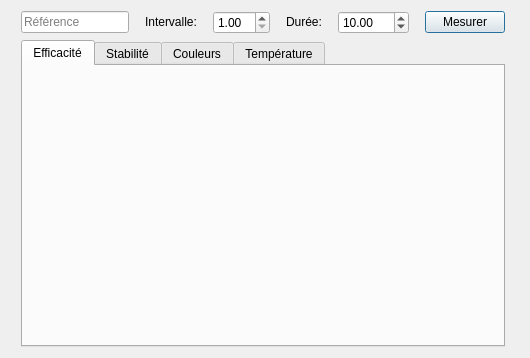
<?xml version="1.0" encoding="UTF-8"?>
<ui version="4.0">
 <class>referenceWindow</class>
 <widget class="QDialog" name="referenceWindow">
  <property name="geometry">
   <rect>
    <x>0</x>
    <y>0</y>
    <width>530</width>
    <height>358</height>
   </rect>
  </property>
  <property name="sizePolicy">
   <sizepolicy hsizetype="Fixed" vsizetype="Fixed">
    <horstretch>0</horstretch>
    <verstretch>0</verstretch>
   </sizepolicy>
  </property>
  <property name="windowTitle">
   <string>Enregistrer tube référence</string>
  </property>
  <layout class="QGridLayout" name="gridLayout">
   <item row="0" column="0">
    <widget class="QLineEdit" name="lineEdit">
     <property name="sizePolicy">
      <sizepolicy hsizetype="Fixed" vsizetype="Fixed">
       <horstretch>0</horstretch>
       <verstretch>0</verstretch>
      </sizepolicy>
     </property>
     <property name="placeholderText">
      <string>Référence</string>
     </property>
    </widget>
   </item>
   <item row="0" column="1">
    <widget class="QLabel" name="label">
     <property name="sizePolicy">
      <sizepolicy hsizetype="Fixed" vsizetype="Fixed">
       <horstretch>0</horstretch>
       <verstretch>0</verstretch>
      </sizepolicy>
     </property>
     <property name="text">
      <string>Intervalle:</string>
     </property>
    </widget>
   </item>
   <item row="0" column="2">
    <widget class="QDoubleSpinBox" name="intervalle">
     <property name="sizePolicy">
      <sizepolicy hsizetype="Fixed" vsizetype="Fixed">
       <horstretch>0</horstretch>
       <verstretch>0</verstretch>
      </sizepolicy>
     </property>
     <property name="minimum">
      <double>1.000000000000000</double>
     </property>
     <property name="maximum">
      <double>10.000000000000000</double>
     </property>
    </widget>
   </item>
   <item row="0" column="3">
    <widget class="QLabel" name="label_2">
     <property name="sizePolicy">
      <sizepolicy hsizetype="Fixed" vsizetype="Fixed">
       <horstretch>0</horstretch>
       <verstretch>0</verstretch>
      </sizepolicy>
     </property>
     <property name="text">
      <string>Durée:</string>
     </property>
    </widget>
   </item>
   <item row="0" column="4">
    <widget class="QDoubleSpinBox" name="duree">
     <property name="sizePolicy">
      <sizepolicy hsizetype="Fixed" vsizetype="Fixed">
       <horstretch>0</horstretch>
       <verstretch>0</verstretch>
      </sizepolicy>
     </property>
     <property name="minimum">
      <double>1.000000000000000</double>
     </property>
     <property name="maximum">
      <double>3600.000000000000000</double>
     </property>
     <property name="value">
      <double>10.000000000000000</double>
     </property>
    </widget>
   </item>
   <item row="0" column="5">
    <widget class="QPushButton" name="mesurerRef">
     <property name="sizePolicy">
      <sizepolicy hsizetype="Fixed" vsizetype="Fixed">
       <horstretch>0</horstretch>
       <verstretch>0</verstretch>
      </sizepolicy>
     </property>
     <property name="text">
      <string>Mesurer</string>
     </property>
    </widget>
   </item>
   <item row="1" column="0" colspan="6">
    <widget class="QTabWidget" name="tabWidget">
     <property name="sizePolicy">
      <sizepolicy hsizetype="Expanding" vsizetype="Expanding">
       <horstretch>0</horstretch>
       <verstretch>0</verstretch>
      </sizepolicy>
     </property>
     <property name="currentIndex">
      <number>0</number>
     </property>
     <widget class="QWidget" name="efficacite">
      <attribute name="title">
       <string>Efficacité</string>
      </attribute>
      <layout class="QGridLayout" name="gridLayout_3">
       <item row="0" column="0">
        <layout class="QGridLayout" name="gridLayout_2">
         <item row="0" column="0">
          <widget class="QCustomPlot" name="plotEfficacite" native="true"/>
         </item>
        </layout>
       </item>
      </layout>
     </widget>
     <widget class="QWidget" name="stabilite">
      <attribute name="title">
       <string>Stabilité</string>
      </attribute>
      <layout class="QGridLayout" name="gridLayout_5">
       <item row="0" column="0">
        <layout class="QGridLayout" name="gridLayout_4">
         <item row="0" column="0">
          <widget class="QCustomPlot" name="plotStabilite" native="true"/>
         </item>
        </layout>
       </item>
      </layout>
     </widget>
     <widget class="QWidget" name="couleurs">
      <attribute name="title">
       <string>Couleurs</string>
      </attribute>
      <layout class="QGridLayout" name="gridLayout_7">
       <item row="0" column="0">
        <layout class="QGridLayout" name="gridLayout_6">
         <item row="0" column="0">
          <widget class="QCustomPlot" name="plotCouleurs" native="true"/>
         </item>
        </layout>
       </item>
      </layout>
     </widget>
     <widget class="QWidget" name="temperature">
      <attribute name="title">
       <string>Température</string>
      </attribute>
      <layout class="QGridLayout" name="gridLayout_9">
       <item row="0" column="0">
        <layout class="QGridLayout" name="gridLayout_8">
         <item row="0" column="0">
          <widget class="QCustomPlot" name="plotTemperature" native="true"/>
         </item>
        </layout>
       </item>
      </layout>
     </widget>
    </widget>
   </item>
  </layout>
 </widget>
 <customwidgets>
  <customwidget>
   <class>QCustomPlot</class>
   <extends>QWidget</extends>
   <header>qcustomplot.h</header>
   <container>1</container>
  </customwidget>
 </customwidgets>
 <resources/>
 <connections/>
</ui>
